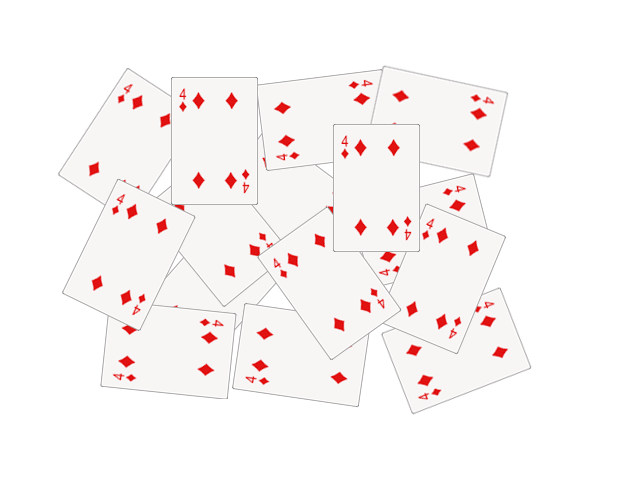
#> input picture seminars/seminar_06/data/cards.png, 640 x 480 px
$ jupyter execute --allow-errors Seminar_6.ipynb   (older library calls are emulated)
#> lines starting #> are read from the running program, lines starting #| are printed output that depends on the picture; after the words box and inside, x2 and y2 are one past the last pixel; in counts of white or black regions, pixels touching at a corner belong together
# Семинар 6 - Классические алгоритмы сегментации изображения и обнаружения объектов

***

[cell 1]
import random as rng

import cv2
import numpy as np
import matplotlib.pyplot as plt


rng.seed(12345)

[cell 2]
# !mkdir -p data
# !wget https://github.com/opencv/opencv/raw/4.x/samples/data/cards.png -O data/cards.png

# Image Segmentation with Distance Transform and Watershed Algorithm

Источник - https://docs.opencv.org/3.4/d2/dbd/tutorial_distance_transform.html

В этом семинаре вы узнаете, как:

- Использовать `cv2.filter2D`, чтобы выполнить фильтрацию Лапласа для повышения резкости изображения.
- Использовать `cv2.distanceTransform`, чтобы получить производное представление двоичного изображения, где значение каждого пикселя заменяется его расстоянием до ближайшего пикселя фона.
- Использовать `cv2.watershed`, чтобы изолировать объекты на изображении от фона.

[cell 3]
img_src = cv2.cvtColor(cv2.imread("data/cards.png"), cv2.COLOR_BGR2RGB)
plt.imshow(img_src);

[cell 4]
# Change the background from white to black, since that will help later to extract
# better results during the use of Distance Transform
img = img_src.copy()
img[np.all(img == 255, axis=2)] = 0

plt.imshow(img);

[cell 5]
# Create a kernel that we will use to sharpen our image
# an approximation of second derivative, a quite strong kernel
kernel = np.array(
    [[  1,  1,  1],
     [  1, -8,  1],
     [  1,  1,  1]], dtype=np.float32)
# do the laplacian filtering as it is
# well, we need to convert everything in something more deeper then CV_8U
# because the kernel has some negative values,
# and we can expect in general to have a Laplacian image with negative values
# BUT a 8bits unsigned int (the one we are working with) can contain values from 0 to 255
# so the possible negative number will be truncated
imgLaplacian = cv2.filter2D(img, cv2.CV_32F, kernel)
sharp = np.float32(img)
imgResult = sharp - imgLaplacian

# convert back to 8bits gray scale
imgResult = np.clip(imgResult, 0, 255)
imgResult = imgResult.astype('uint8')
imgLaplacian = np.clip(imgLaplacian, 0, 255)
imgLaplacian = np.uint8(imgLaplacian)

plt.figure(figsize=(10, 5))
plt.subplot(121)
plt.imshow(imgLaplacian)
plt.title('Laplacian')
plt.subplot(122)
plt.imshow(imgResult)
plt.title('New Sharped Image');

### Бинаризация изображения

[cell 6]
# Create binary image from source image
bw = cv2.cvtColor(imgResult, cv2.COLOR_BGR2GRAY)
_, bw = cv2.threshold(bw, 40, 255, cv2.THRESH_BINARY | cv2.THRESH_OTSU)
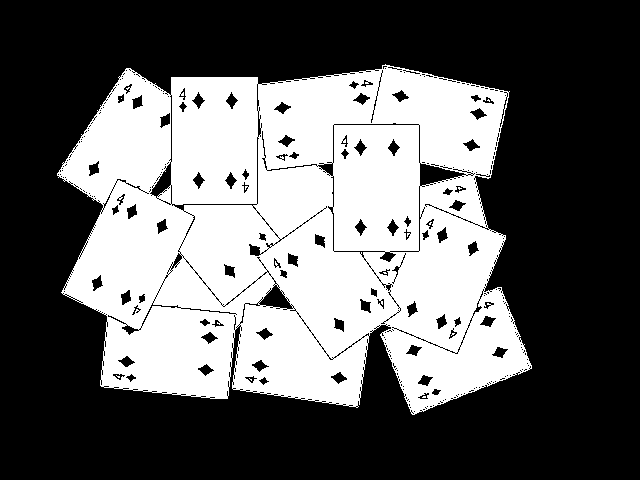
#> bw: shape (480, 640); 38.9% white; 10 white regions (9 under 20 px), largest, box (x1, y1, x2, y2) and area: (57, 64, 532, 415) 119477
plt.imshow(bw, cmap="Greys_r");

### Distance transform

[cell 7]
# Perform the distance transform algorithm
dist = cv2.distanceTransform(bw, cv2.DIST_L2, 3)
# Normalize the distance image for range = {0.0, 1.0}
# so we can visualize and threshold it
cv2.normalize(dist, dist, 0, 1.0, cv2.NORM_MINMAX)
plt.imshow(dist, cmap="Greys_r");

[cell 8]
# Threshold to obtain the peaks
# This will be the markers for the foreground objects
_, dist = cv2.threshold(dist, 0.4, 1.0, cv2.THRESH_BINARY)
#> dist: shape (480, 640) float32; values 0 (black) and 1 (white), 7.1% white; 15 white regions (1 under 20 px), largest, box (x1, y1, x2, y2) and area: (94, 228, 165, 280) 2212, (348, 159, 405, 216) 2186, (187, 112, 243, 169) 2179
# Dilate a bit the dist image
kernel1 = np.ones((3,3), dtype=np.uint8)
dist = cv2.dilate(dist, kernel1)
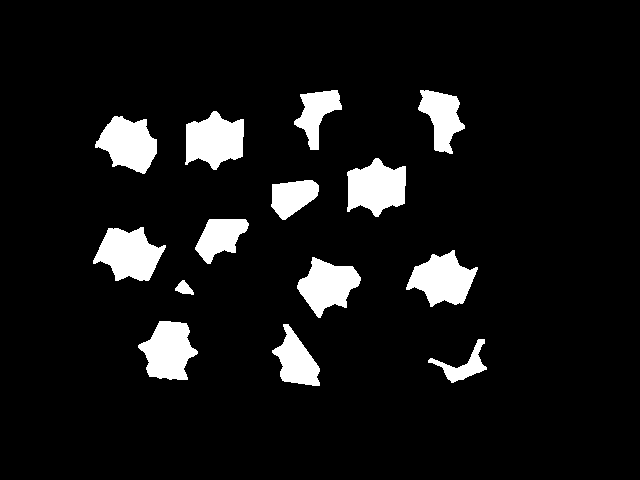
#> dist: shape (480, 640) float32; values 0 (black) and 1 (white), 8.2% white; 14 white regions, largest, box (x1, y1, x2, y2) and area: (93, 227, 166, 281) 2498, (347, 158, 406, 217) 2450, (185, 111, 244, 170) 2442
plt.imshow(dist, cmap="Greys_r");

[cell 9]
# Create the CV_8U version of the distance image
# It is needed for findContours()
dist_8u = dist.astype('uint8')
#> dist_8u: shape (480, 640); values 0 (black) and 1 (white), 8.2% white; 14 white regions
# Find total markers
contours, _ = cv2.findContours(dist_8u, cv2.RETR_EXTERNAL, cv2.CHAIN_APPROX_SIMPLE)
#> contours = 14 contours; largest, box (x1, y1, x2, y2) and area: (93, 227, 166, 281) 2396, (347, 158, 406, 217) 2348, (185, 111, 244, 170) 2340, (406, 250, 478, 307) 2280, (138, 321, 198, 380) 2240
# Create the marker image for the watershed algorithm
markers = np.zeros(dist.shape, dtype=np.int32)
# Draw the foreground markers
for i in range(len(contours)):
    cv2.drawContours(
        markers,   # image
        contours,  # contours list
        i,         # contour index to draw
        (i+1),     # color (fill value)
        -1,        # thickness (if negative - fill the contour)
    )
#> this loop made 14 passes
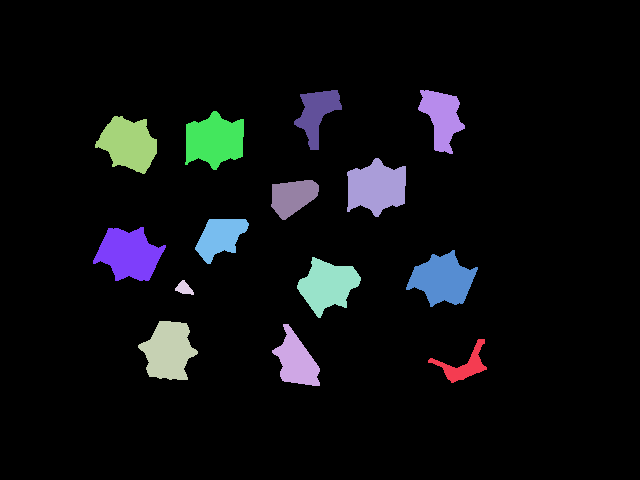
#> markers: shape (480, 640) int32; 15 distinct labels, from 0 to 14; one colour per label, 0 black
# Draw the background marker
cv2.circle(
    markers,        # image
    (5,5),          # center
    3,              # radius
    (255,255,255),  # color
    -1,             # thickness (if negative - fill)
)
#> markers: shape (480, 640) int32; 16 distinct labels, from 0 to 255

markers_8u = (markers * 10).astype('uint8')
plt.imshow(markers_8u, cmap="Greys_r");

### Алгоритм Watershed

[cell 10]
# Perform the watershed algorithm
cv2.watershed(imgResult, markers)

mark = markers.astype('uint8')
mark = cv2.bitwise_not(mark)
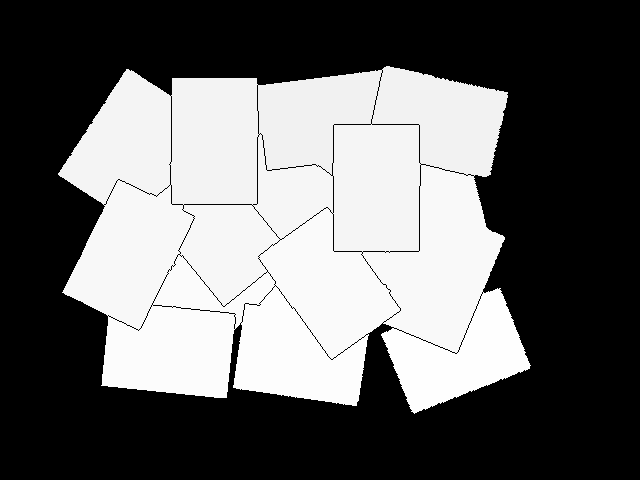
#> mark: shape (480, 640); min 0, max 254, mean 101.2
# uncomment this if you want to see how the mark
# image looks like at that point
# plt.imshow(mark)
# Generate random colors
colors = []
for contour in contours:
    colors.append((rng.randint(0,256), rng.randint(0,256), rng.randint(0,256)))
#> after the loop, colors = [(213, 5, 152), (188, 99, 138), (223, 82, 191), (63, 221, 133), (89, 95, 181), (46, 211, 85), (75, 105, 39), (97, 174, 164), (12, 234, 173), (13, 212, 1), (3, 83, 91), (146, 50, 212), (54, 93, 192), (119, 168, 20)]
# Create the result image
dst = np.zeros((markers.shape[0], markers.shape[1], 3), dtype=np.uint8)
# Fill labeled objects with random colors
for i in range(markers.shape[0]):
    for j in range(markers.shape[1]):
        index = markers[i,j]
        if index > 0 and index <= len(contours):
            dst[i,j,:] = colors[index-1]
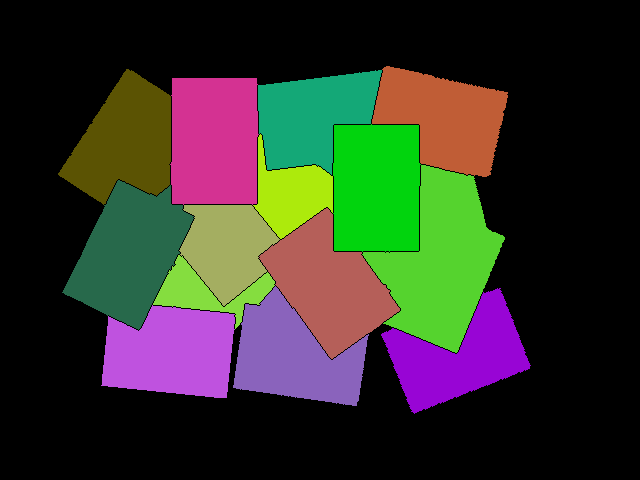
#> dst: shape (480, 640, 3); mean of channels 0, 1, 2 40.2, 50.5, 49.8; drawn as B, G, R

# Visualize the final image
plt.imshow(dst);

[cell 11]
blended = cv2.addWeighted(img_src, 0.5, dst, 0.5, 0.0)
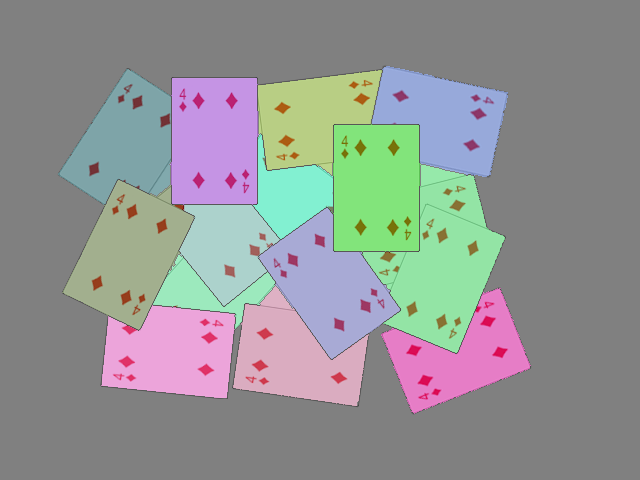
#> blended: shape (480, 640, 3); mean R, G, B 145.7, 148.4, 148.1
plt.imshow(blended);

# Домашнее задание: подсчет количества пальцев

Вам предлагается реализовать алгоритм, подсчитывающий количество пальцев.

Один из возможных вариантов решения:
- Получить бинаризованное изображение и найти контур руки;
- Построить выпуклый контур функцией `cv2.convexHull` - https://docs.opencv.org/3.4/d7/d1d/tutorial_hull.html
- Найти дефекты выпуклости контура функцией [`cv2.convexityDefects`](https://docs.opencv.org/3.4/d3/dc0/group__imgproc__shape.html#gada4437098113fd8683c932e0567f47ba)
- После некоторой фильтрации дефектов, их число будет напрямую коррелировать с числом пальцев.

**Требования:**
1. Продемонстрируйте работоспособность алгоритма на любом числе пальцев (от 0 до 5).
2. Используйте фото своей руки для демонстрации (предложенное фото лишь для отладки).

[cell 12]
img = cv2.cvtColor(cv2.imread("data/hand.jpg"), cv2.COLOR_BGR2RGB)
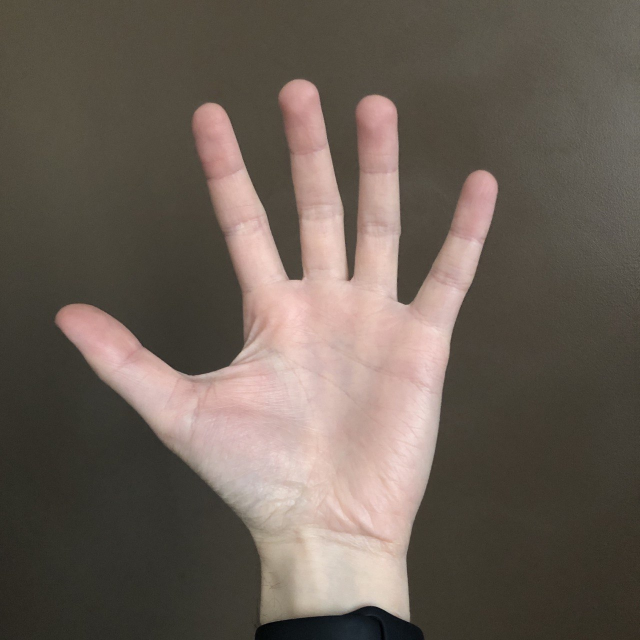
#> input picture seminars/seminar_06/data/hand.jpg, 1280 x 1280 px (shown at 1/2 size)
#> img: shape (1280, 1280, 3)
plt.imshow(img);

[cell 13]
def distance(point1, point2):
    return np.sqrt((point1[0] - point2[0]) ** 2 + (point1[1] - point2[1]) ** 2)

def predict_fingercount(image_path, preprocess_hand):
#> called with image_path = 'data/hand_0.jpeg', preprocess_hand = False
    img = cv2.cvtColor(cv2.imread(image_path), cv2.COLOR_BGR2RGB)
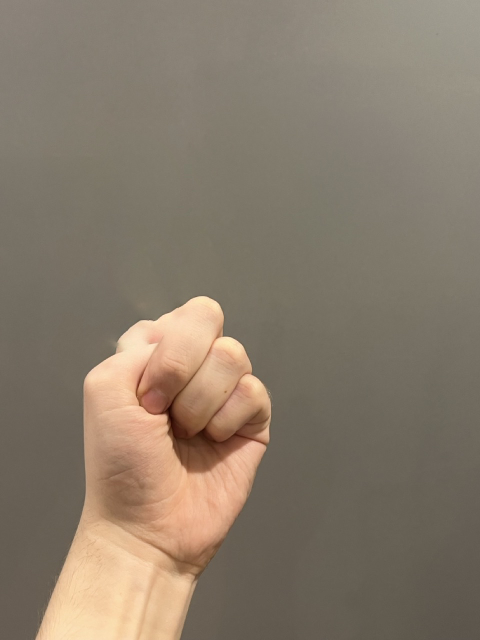
#> input picture seminars/seminar_06/data/hand_0.jpeg, 960 x 1280 px (shown at 1/2 size)
#> img: shape (1280, 960, 3)

    # find and cut hand region
    if preprocess_hand:
        gray_from_red = img[:, :, 0]

        binary2filter = cv2.adaptiveThreshold(gray_from_red, 255, cv2.ADAPTIVE_THRESH_MEAN_C, cv2.THRESH_BINARY, 51, 5)

        contours, _ = cv2.findContours(binary2filter, cv2.RETR_EXTERNAL, cv2.CHAIN_APPROX_SIMPLE)

        hand_contour = max(contours, key=cv2.contourArea)

        mask = np.ones_like(gray_from_red, dtype=np.uint8) * 255
        cv2.drawContours(mask, [hand_contour], 0, (0), thickness=cv2.FILLED)

        filtered_img = np.zeros_like(img)
        filtered_img[mask == 255] = img[mask == 255]
    else:
        filtered_img = img

    # find hand on filtered image
    gray_from_red = filtered_img[:, :, 0]
    _, binary = cv2.threshold(gray_from_red, 130, 255, cv2.THRESH_BINARY)
#> binary: shape (1280, 960); 40.9% white; 1116 white regions (1071 under 20 px), largest, box (x1, y1, x2, y2) and area: (0, 0, 960, 524) 308463, (70, 592, 544, 1280) 189748, (274, 604, 300, 618) 195

    kernel = np.ones((5,5), np.uint8)
    binary = cv2.morphologyEx(binary, cv2.MORPH_CLOSE, kernel, iterations=3)
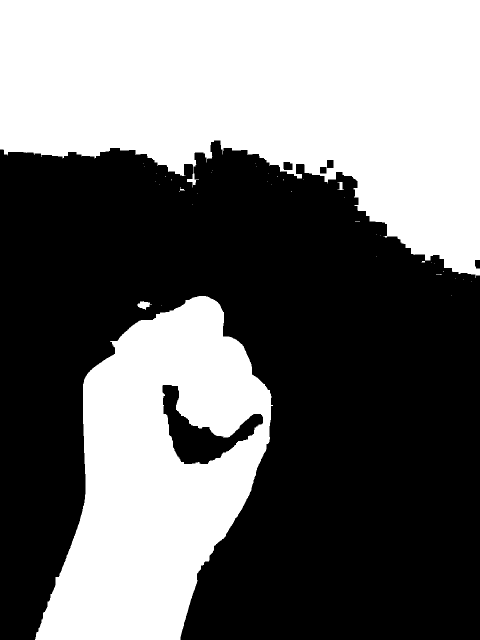
#> binary: shape (1280, 960) (shown at 1/2 size); 44.1% white; 41 white regions (36 under 20 px)

    contours, _ = cv2.findContours(binary, cv2.RETR_EXTERNAL, cv2.CHAIN_APPROX_SIMPLE)
#> contours = 41 contours, 37 with area under 20; largest, box (x1, y1, x2, y2) and area: (0, 0, 960, 556) 348614, (70, 592, 546, 1280) 202624, (274, 602, 304, 620) 240, (675, 364, 688, 380) 76
    hand_contour = max(contours, key=cv2.contourArea)
#> hand_contour = contour of 407 points, box (x1, y1, x2, y2) (0, 0, 960, 556), area 348614

    img_draw = cv2.drawContours(img.copy(), [hand_contour], -1, (255, 0, 0), 2)
    hull = cv2.convexHull(hand_contour)
#> hull = [[959, 0], [959, 550], [951, 555], [917, 547], [15, 310], [8, 308], [0, 298], [0, 0]]
    img_draw = cv2.drawContours(img_draw.copy(), [hull], -1, (0, 255, 0), 2)

    defects = cv2.convexityDefects(hand_contour, cv2.convexHull(hand_contour, returnPoints=False))
#> defects = [[1, 4, 3, 1279], [4, 7, 5, 422], [7, 382, 271, 35352], [382, 393, 391, 1686], [393, 396, 395, 950], [396, 406, 402, 2560]]

    threshold_distance = 50
    threshold_from_border = 80
    defect_points = []
    for i in range(defects.shape[0]):
        s, e, f, d = defects[i, 0]
        defect_point = tuple(hand_contour[f][0])

        close_to_existing_point = False
        for existing_point in defect_points:
            if distance(defect_point, existing_point) < threshold_distance:
                close_to_existing_point = True
                break

        if not close_to_existing_point:
            defect_point_np = np.array(defect_point, dtype=np.float32)
            dist_to_hull = cv2.pointPolygonTest(hull, defect_point_np, True)
            if dist_to_hull > threshold_from_border:
                defect_points.append(defect_point)
                cv2.circle(img_draw, defect_point, 30, [0, 0, 255], -1)
#> this loop made 6 passes
#> (s, e, f, d, defect_point_np, dist_to_hull) on passes 1 to 6: (1, 4, 3, 1279, [8, 300], 5), (4, 7, 5, 422, [14, 308], 1.65), (7, 382, 271, 35352, [684, 343], 138.1), (382, 393, 391, 1686, [950, 548], 6.47), (393, 396, 395, 950, [952, 550], 3.71), (396, 406, 402, 2560, [949, 532], 10)
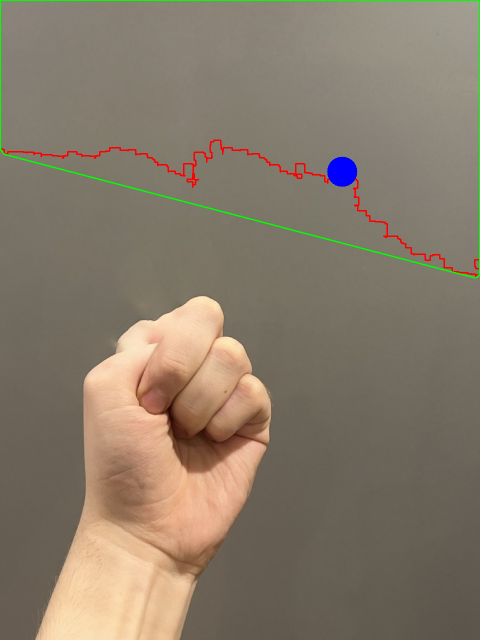
#> img_draw: shape (1280, 960, 3) (shown at 1/2 size); mean R, G, B 135, 122.6, 106.1
#> after the loop, defect_points = [(684, 343)]

    predicted_finger_counts = len(defect_points)
#> predicted_finger_counts = 1
#> `pred_finger_counts, vizualization = predict_fingercount(image_path, pr..`: vizualization = 2 items
    vizualization = {
        "binary": binary,
        "img_draw": img_draw,
    }
    return predicted_finger_counts, vizualization

# Эксперимент 1
В первом эксперименте берется оригинальное изображение (preprocess_hand=False) и в качестве черно-белого изображения используется красный канал (думаю, так можно сделать, так как в цветовом спектре руки преобладают красные оттенки). Данный подход работает плохо, так как фон не является однородным, что мешает выделению контура руки. Ниже приведены примеры результатов работы и бинаризованных изображений.

[cell 14]
finger_counts = [0, 1, 2, 3, 4, 5]

fig, axes = plt.subplots(2, len(finger_counts), figsize=(15, 5))

#> (the rest of this cell did not finish here and is left out)

# Эксперимент 2
В первом эксперименте происходит предобработка изображения (preprocess_hand=False), находится внешний контур руки с помощью cv2.adaptiveThreshold. Затем вырезается часть изображения, которая попадает в данный контур и вставляется на черный фон. В качестве черно-белого изображения в дальнейшем используется красный канал вырезанного изображения. Данный подход работает хорошо, более устойчив к неоднородному фону. Ниже приведены примеры результатов работы и бинаризованных изображений.

[cell 15]
finger_counts = [0, 1, 2, 3, 4, 5]
#> finger_counts = [0, 1, 2, 3, 4, 5]
#> `image_path = f"data/hand_{finger_count}.jpeg"`: image_path = 'data/hand_0.jpeg'

fig, axes = plt.subplots(2, len(finger_counts), figsize=(15, 5))

#> (the rest of this cell did not finish here and is left out)

#> in predict_fingercount (call 5), `contours, _ = cv2.findContours(binary2filter, cv2.RETR_EXTERNAL, cv2.C..`: contours = 100 contours, 93 with area under 20; largest, box (x1, y1, x2, y2) and area: (0, 0, 960, 1280) 983863, (71, 592, 533, 1280) 145727, (349, 673, 542, 886) 21849, (366, 882, 421, 925) 1128, (288, 777, 333, 823) 1012, (389, 1097, 431, 1134) 526, (334, 779, 355, 801) 80
#> in predict_fingercount (call 5), `contours, _ = cv2.findContours(binary, cv2.RETR_EXTERNAL, cv2.CHAIN_AP..`: contours = 7 contours, 6 with area under 20; largest, box (x1, y1, x2, y2) and area: (70, 592, 546, 1280) 202624
#> in predict_fingercount (call 5), `defects = cv2.convexityDefects(hand_contour, cv2.convexHull(hand_conto..`: defects = 25 rows, first 6: [0, 6, 3, 248], [6, 12, 11, 603], [12, 52, 49, 2476], [52, 54, 53, 114], [54, 58, 55, 213], [58, 87, 86, 2067]
#> `pred_finger_counts, vizualization = predict_fingercount(image_path, pr..`: pred_finger_counts = 0
    axes[0, i].imshow(vizualization["img_draw"])
    axes[1, i].imshow(vizualization["binary"], cmap="gray")
    axes[1, i].set_title(f"True: {finger_count}, Predicted: {pred_finger_counts}")
    axes[0, i].axis('off')
    axes[1, i].axis('off')
